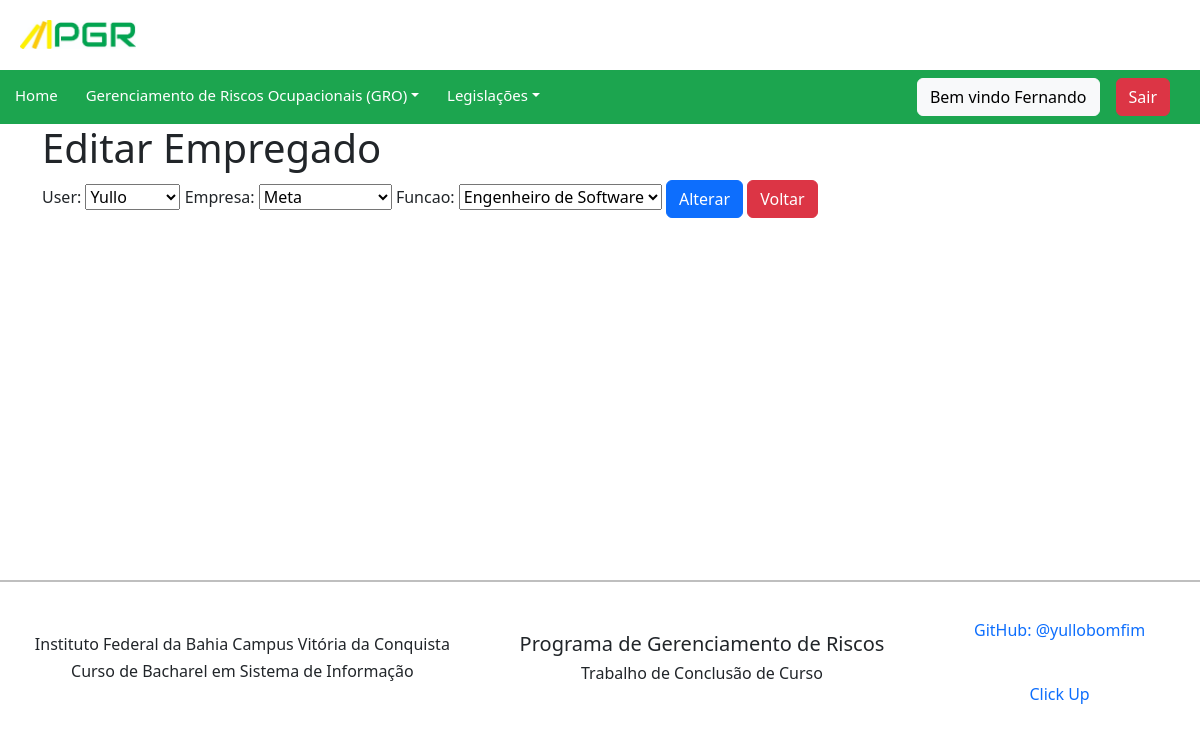
/empregado/update/1/ (signed in), run on the app's committed database.
### pgr/models.py (models this page shows, shortened)
class Empregado(models.Model):
    user = models.ForeignKey(User, on_delete=models.CASCADE)
    empresa = models.ForeignKey(Empresa, verbose_name=("empresa"), on_delete=models.CASCADE)
    funcao = models.ForeignKey(Funcao, verbose_name=("funcao"), on_delete=models.CASCADE)
    class Meta:
        verbose_name = "empregado"
        verbose_name_plural = "empregados"
        ordering = ['user']

### pgr/views.py (the view)
# urls.py: path('empregado/update/<int:pk>/', EmpregadoUpdateView.as_view(), name='empregado_update'),
class EmpregadoUpdateView(LoginRequiredMixin, UpdateView):
    login_url = reverse_lazy('login')
    model = Empregado
    form_class = EmpregadoForm
    template_name = 'empregado_update.html'
    success_url = reverse_lazy('empregado_list')

### pgr/forms.py
class EmpregadoForm(ModelForm):
    class Meta:
        model= Empregado
        fields = '__all__'

### pgr/models.py (called while the page is built)
    def __str__(self):
        return self.nome

    def __str__(self):
        return self.nome

### pgr/templates/empregado_update.html (shortened to what this page needs)
{% extends 'base.html' %}
{% load bootstrap %}
{% block content %}
<div class="container">
  <h1>Editar Empregado</h1>
  <form method="post">
    {{ form|bootstrap }}
    <button class="btn btn-primary" type="submit">Alterar</button>
    <a class="btn btn-danger" href="/empregado/">Voltar</a>
  </form>
</div>
  {% endblock %}

### pgr/templates/includes/navbar.html (shortened to what this page needs)
<nav class="navbar navbar-expand-lg navbar-light" style="background-color: #1ca54f;">
    <ul class="navbar-nav nav-text me-auto mb-2 mb-lg-0">
        <li class="nav-item">
            <a class="nav-link" href="{% url 'home'%}" >Home</a>
        </li>
        {% if user.is_authenticated %}
        <li class="nav-item dropdown dmenu">
            <a class="nav-link dropdown-toggle" href="#" id="navbardrop" data-toggle="dropdown">Gerenciamento de Riscos Ocupacionais (GRO)</a>
        </li>
        {% endif %}
        <li class="nav-item">
            <li class="nav-item dropdown dmenu">
            <a class="nav-link dropdown-toggle" href="#" id="navbardrop" data-toggle="dropdown">Legislações</a>
        </li>
    </ul>
        <div class="d-flex gap-3 align-items-center" style="margin-right: 30px">
            {% if user.is_authenticated %}
                <span class="btn btn-light">Bem vindo {{request.user|title}}</span>
                <a class="btn btn-danger" href="{% url 'logout' %}">Sair</a>
            {% endif %}
        </div>
</nav>

### pgr/static/css/pgr.css (style rules this page uses)
.navbar-light .navbar-nav .nav-link { display: block; color: #fff; padding-left: 15px; padding-top: 5px; font-size: 15px; margin-right: 5px; text-decoration: none; transition: color 0.3s ease-in-out, background-color 0.3s ease-in-out; }
.container { min-height: inherit; margin: auto; justify-content: center; align-items: center; }

### data on the page
Empregado: user "Yullo", empresa "Meta", funcao "Engenheiro de Software"

### other printed values
{{ request.user|title }} "Fernando"
